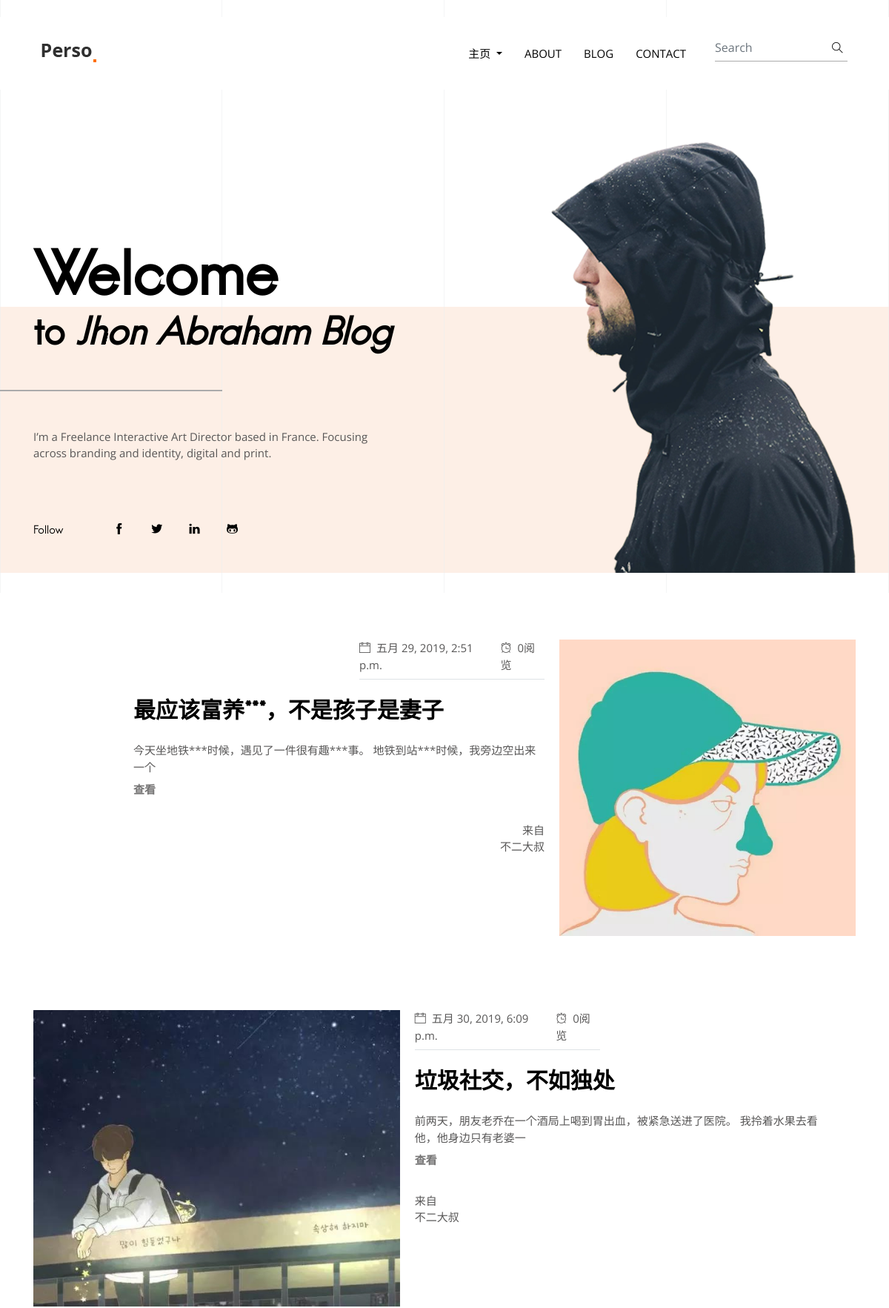
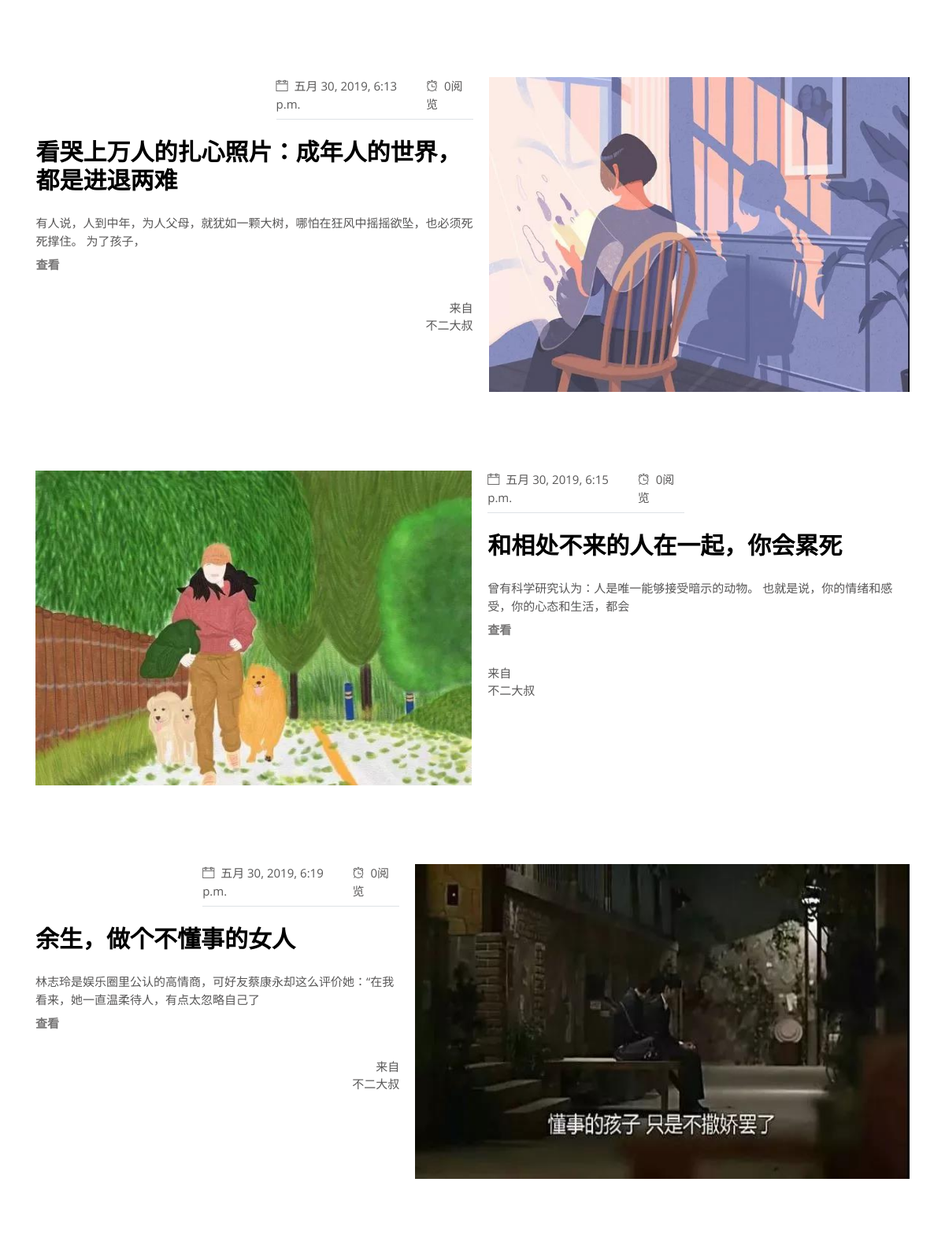
The app's page /blog/categories/2/ (upper part) with its own data (2 pictures, top to bottom).
### blog/models.py (models this page shows, shortened)
class Dynamic(models.Model):
    title = models.CharField(max_length=50,verbose_name='标题')
    body = models.TextField(verbose_name='内容')
    img=models.ImageField(upload_to='DynamicPicture',verbose_name='动态配图')
    views = models.PositiveIntegerField(default=0,verbose_name='阅读数')
    categories=models.ForeignKey(Categories,on_delete=models.CASCADE,verbose_name='分类')
    tag=models.ManyToManyField(Tag,verbose_name='标签')
    release_time=models.DateTimeField(auto_now_add=True,verbose_name='发布时间')
    author=models.ForeignKey(User,on_delete=models.CASCADE,verbose_name='作者')
    class Meta():
        verbose_name = "文章"
        verbose_name_plural = verbose_name

### blog/views.py (the view)
# urls.py: url(r'^categories/(\d+)/$',views.categories,name='categories'),
def categories(request,id):
    pagenum = request.GET.get('page')
    if pagenum == None:
        pagenum = 1
    else:
        pagenum = pagenum
    dynamics= get_object_or_404(Categories, pk=id).dynamic_set.all()
    paginator = Paginator(dynamics, 6)
    page = paginator.get_page(pagenum)
    return render(request, 'blog/homepage-2.html', {'page': page})

### blog/templatetags/extend_fun.py (called while the page is built)
@register.filter(name='myslice')
def myslice(value,length):
    return value[:length]

### templates/blog/homepage-2.html (shortened to what this page needs)
﻿<!DOCTYPE html>
<html lang="zxx">
<head>
  <link rel="stylesheet" href="/static/plugins/bootstrap/bootstrap.min.css">
  <link rel="stylesheet" href="/static/plugins/slick/slick.css">
  <link rel="stylesheet" href="/static/plugins/themify-icons/themify-icons.css">
  <link href="/static/css/style.css" rel="stylesheet">
</head>
<body>
{% load extend_fun %}
<div class="dividers">
  <div class="divider"></div>
  <div class="divider"></div>
  <div class="divider"></div>
  <div class="divider"></div>
</div>
<header class="navigation">
    <nav class="navbar navbar-expand-lg navbar-light">
        <a class="navbar-brand" href="{% url 'blog:about' %}"><img class="img-fluid" src="/static/images/logo.png" alt="parsa"></a>
        <div class="collapse navbar-collapse text-center" id="navogation">
            <ul class="navbar-nav ml-auto">
                <li class="nav-item dropdown">
                    <a class="nav-link text-uppercase text-dark dropdown-toggle" href="#" id="navbarDropdown"
                       role="button" data-toggle="dropdown" aria-haspopup="true" aria-expanded="false">
                        主页
                    </a>
                </li>
                <li class="nav-item">
                    <a class="nav-link text-uppercase text-dark" href="{% url 'blog:about' %}">About</a>
                </li>
                <li class="nav-item">
                    <a class="nav-link text-uppercase text-dark" href="{% url 'blog:detail' 12 %}">Blog</a>
                </li>
                <li class="nav-item">
                    <a class="nav-link text-uppercase text-dark" href="{% url 'blog:contact' %}">Contact</a>
                </li>
            </ul>
            <form class="form-inline position-relative ml-lg-4">
                <input class="form-control px-0 w-100" type="search" placeholder="Search">
                <button class="search-icon" type="submit"><i class="ti-search text-dark"></i></button>
            </form>
        </div>
    </nav>
</header>
<section class="hero-section">
  <div class="container">
    <div class="row">
      <div class="col-lg-6 align-self-end">
        <h1 class="mb-0">Welcome</h1>
        <h2 class="mb-100 title-border-lg">to <i>Jhon Abraham Blog</i></h2>
        <p class="mb-80 mr-5">I’m a Freelance Interactive Art Director based in France. Focusing across branding and
          identity, digital and
          print.</p>
        <span class="font-secondary text-dark mr-3 mr-sm-5">Follow</span>
        <ul class="list-inline d-inline-block mb-5">
          <li class="list-inline-item mx-3"><a href="#" class="text-dark"><i class="ti-facebook"></i></a></li>
          <li class="list-inline-item mx-3"><a href="#" class="text-dark"><i class="ti-twitter-alt"></i></a></li>
          <li class="list-inline-item mx-3"><a href="#" class="text-dark"><i class="ti-linkedin"></i></a></li>
          <li class="list-inline-item mx-3"><a href="#" class="text-dark"><i class="ti-github"></i></a></li>
        </ul>
      </div>
      <div class="col-lg-6 text-right">
        <img class="img-fluid" src="/static/images/banner-img.png" alt="banner-image">
      </div>
    </div>
  </div>
</section>
<section class="section">
  <div class="container">
    <div class="row">
      {% for dynamic in page.object_list %}
        {% if forloop.counter|divisibleby:2 %}
        <div class="col-12 mb-100">
          <article data-file="articles/b.html" data-target="article" class="article-full-width">
            <div class="post-image">
              <img class="img-fluid" src="/static/media/{{dynamic.img}}" alt="post-thumb">
            </div>
            <div class="post-content">
              <ul class="list-inline d-flex justify-content-between border-bottom post-meta pb-2 mb-4">
                <li class="list-inline-item"><i class="ti-calendar mr-2"></i>{{ dynamic.release_time }}</li>
                <li class="list-inline-item"><i class="ti-alarm-clock mr-2"></i><span class="eta">{{ dynamic.views }}</span>阅览</li>
              </ul>
              <h4 class="mb-4"><a href="{% url 'blog:detail' dynamic.id %}" class="text-dark">{{ dynamic.title }}</a></h4>
              <p class="mb-0 post-summary">{{ dynamic.body|myslice:50 }}</p>
              <a class="btn btn-transparent mb-4" href="{% url 'blog:detail' dynamic.id %}">查看</a>
              <div class="author">
                <span class="d-block">来自</span>
                <p>{{ dynamic.author }}</p>
              </div>
            </div>
          </article>
        </div>
        {% else %}
           <div class="col-12 mb-100">
          <article data-file="articles/b.html" data-target="article" class="article-full-width article-right">
            <div class="post-image">
              <img class="img-fluid" src="/static/media/{{dynamic.img}}" alt="post-thumb">
            </div>
            <div class="post-content">
              <ul class="list-inline d-flex justify-content-between border-bottom post-meta pb-2 mb-4">
                <li class="list-inline-item"><i class="ti-calendar mr-2"></i>{{ dynamic.release_time }}</li>
                <li class="list-inline-item"><i class="ti-alarm-clock mr-2"></i><span class="eta">{{ dynamic.views }}</span>阅览</li>
              </ul>
              <h4 class="mb-4"><a href="{% url 'blog:detail' dynamic.id %}" class="text-dark">{{ dynamic.title }}</a></h4>
              <p class="mb-0 post-summary">{{ dynamic.body|myslice:50 }}</p>
              <a class="btn btn-transparent mb-4" href="{% url 'blog:detail' dynamic.id %}">查看</a>
              <div class="author">
                <span class="d-block">来自</span>
                <p>{{ dynamic.author }}</p>
              </div>
            </div>
          </article>
        </div>
        {% endif %}
    {% endfor %}
    </div>
  </div>
</section>
</body>
</html>

### static/css/style.css (style rules this page uses)
body { line-height: 1.5; font-family: "Open Sans", sans-serif; -webkit-font-smoothing: antialiased; font-size: 15px; color: #585757; }
p, .paragraph { font-weight: 400; font-size: 15px; line-height: 1.5; font-family: "Open Sans", sans-serif; }
h1, h2, h3, h4, h5, h6 { color: #000000; font-family: "hanskendrick"; font-weight: 600; line-height: 1.2; }
h1, .h1 { font-size: 80px; }
h2, .h2 { font-size: 50px; }
h4, .h4 { font-size: 30px; }
.btn { font-size: 15px; font-family: "Open Sans", sans-serif; text-transform: capitalize; padding: 8px 20px; border-radius: 0; font-weight: 600; border: 1px solid; position: relative; z-index: 1; transition: .2s ease; }
.btn-transparent { color: #767575; border: 0; }
body { background-color: #fff; overflow-x: hidden; }
ol, ul { list-style-type: none; margin: 0px; }
img { vertical-align: middle; border: 0; }
a, a:hover, a:focus { text-decoration: none; }
a, button, select { cursor: pointer; transition: .2s ease; }
.section { padding-top: 90px; padding-bottom: 90px; }
.text-dark { color: #000000 !important; }
.font-secondary { font-family: "hanskendrick" !important; }
.mb-80 { margin-bottom: 80px !important; }
.mb-100 { margin-bottom: 100px !important; }
.form-control { border: 0; border-bottom: 1px solid #ababab; border-radius: 0; }
.navigation { z-index: 9; }
.headroom { position: -webkit-sticky; position: sticky; top: 0; left: 0; right: 0; transition: all .4s ease-in-out; padding: 10px 40px; background-color: #fff; }
.navbar .nav-item .nav-link { padding: 20px 15px; }
.search-icon { border: 0; background: transparent; position: absolute; right: 0; top: 50%; -webkit-transform: translateY(-50%); transform: translateY(-50%); }
.title-border-lg { position: relative; }
.title-border-lg::before { position: absolute; content: ""; height: 2px; width: 300px; left: -45px; bottom: -50px; background: #ababab; }
.hero-section { padding: 70px 0 0; background-image: linear-gradient(#fff 45%, #fdefe6 0); }
.dividers { display: flex; align-items: center; width: 1200px; position: fixed; top: 0; left: 50%; -webkit-transform: translateX(-50%); transform: translateX(-50%); }
.dividers .divider { border-right: 1px solid #edeef0; flex-basis: 50%; height: 100vh; opacity: .6; }
.dividers .divider:first-child { border-left: 1px solid #edeef0; }
.article-full-width { display: flex; flex-wrap: nowrap; }
.article-full-width .post-image { margin-right: 20px; }
.article-full-width .post-image img { height: 400px; width: auto; }
.article-full-width .post-content { width: 50%; }
.article-full-width .post-content .btn { padding-left: 0; }
.article-full-width .post-meta { width: 250px; }
.article-full-width.article-right { justify-content: flex-end; }
.article-full-width.article-right .post-image { order: 2; margin: 0 0 0 20px; }
.article-full-width.article-right .post-content { order: 1; }
.article-full-width.article-right .post-meta { margin-left: auto; }
.article-full-width.article-right .author { text-align: right; }

### records on screen
Dynamic: img (picture), release_time "五月 29, 2019, 2:51 p.m.", views "0", title "最应该富养***，不是孩子是妻子", body|myslice "今天坐地铁***时候，遇见了一件很有趣***事。 地铁到站***时候，我旁边空出来一个", author "不二大叔"
Dynamic: img (picture), release_time "五月 30, 2019, 6:09 p.m.", views "0", title "垃圾社交，不如独处", body|myslice "前两天，朋友老乔在一个酒局上喝到胃出血，被紧急送进了医院。 我拎着水果去看他，他身边只有老婆一", author "不二大叔"
Dynamic: img (picture), release_time "五月 30, 2019, 6:13 p.m.", views "0", title "看哭上万人的扎心照片：成年人的世界，都是进退两难", body|myslice "有人说，人到中年，为人父母，就犹如一颗大树，哪怕在狂风中摇摇欲坠，也必须死死撑住。 为了孩子，", author "不二大叔"
Dynamic: img (picture), release_time "五月 30, 2019, 6:15 p.m.", views "0", title "和相处不来的人在一起，你会累死", body|myslice "曾有科学研究认为：人是唯一能够接受暗示的动物。 也就是说，你的情绪和感受，你的心态和生活，都会", author "不二大叔"
Dynamic: img (picture), release_time "五月 30, 2019, 6:19 p.m.", views "0", title "余生，做个不懂事的女人", body|myslice "林志玲是娱乐圈里公认的高情商，可好友蔡康永却这么评价她：“在我看来，她一直温柔待人，有点太忽略自己了", author "不二大叔"
